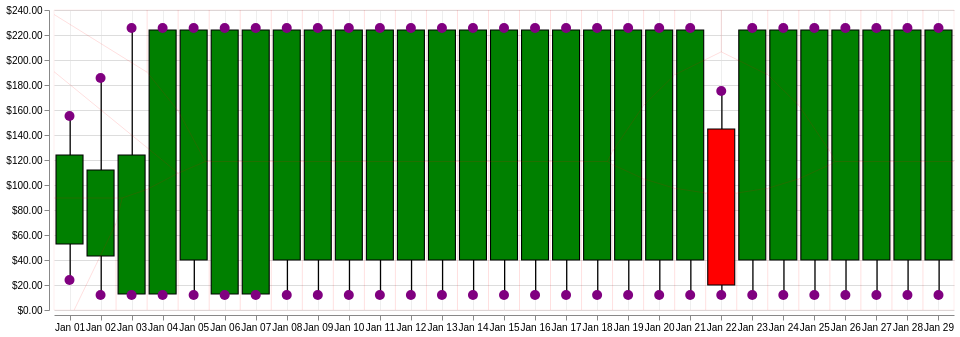

The specification (Vega-Lite) saved for this image:
### Vega specification from a JSON file in a GitHub repository (floating-point values rounded to 4 significant figures)
{"$schema": "https://vega.github.io/schema/vega/v5.json", "width": 900, "height": 300, "padding": 5, "data": [{"name": "contract", "values": [{"date": "2019-01-01", "open": 52.9, "high": 155.3, "low": 24.4, "close": 124.2, "symbol": "ZCN8"}, {"date": "2019-01-02", "open": 42.9, "high": 185.3, "low": 12.4, "close": 112.2, "symbol": "ZCN8"}, {"date": "2019-01-03", "open": 12.9, "high": 225.3, "low": 12.4, "close": 124.2, "symbol": "ZCN8"}, {"date": "2019-01-04", "open": 12.9, "high": 225.3, "low": 12.4, "close": 224.2, "symbol": "ZCN8"}, {"date": "2019-01-06", "open": 12.9, "high": 225.3, "low": 12.4, "close": 224.2, "symbol": "ZCN8"}, {"date": "2019-01-07", "open": 12.9, "high": 225.3, "low": 12.4, "close": 224.2, "symbol": "ZCN8"}, {"date": "2019-01-05", "open": 40.2, "high": 225.3, "low": 12.4, "close": 224.2, "symbol": "ZCN8"}, {"date": "2019-01-08", "open": 40.2, "high": 225.3, "low": 12.4, "close": 224.2, "symbol": "ZCN8"}, {"date": "2019-01-09", "open": 40.2, "high": 225.3, "low": 12.4, "close": 224.2, "symbol": "ZCN8"}, {"date": "2019-01-10", "open": 40.2, "high": 225.3, "low": 12.4, "close": 224.2, "symbol": "ZCN8"}, {"date": "2019-01-11", "open": 40.2, "high": 225.3, "low": 12.4, "close": 224.2, "symbol": "ZCN8"}, {"date": "2019-01-12", "open": 40.2, "high": 225.3, "low": 12.4, "close": 224.2, "symbol": "ZCN8"}, {"date": "2019-01-13", "open": 40.2, "high": 225.3, "low": 12.4, "close": 224.2, "symbol": "ZCN8"}, {"date": "2019-01-14", "open": 40.2, "high": 225.3, "low": 12.4, "close": 224.2, "symbol": "ZCN8"}, {"date": "2019-01-15", "open": 40.2, "high": 225.3, "low": 12.4, "close": 224.2, "symbol": "ZCN8"}, {"date": "2019-01-16", "open": 40.2, "high": 225.3, "low": 12.4, "close": 224.2, "symbol": "ZCN8"}, {"date": "2019-01-17", "open": 40.2, "high": 225.3, "low": 12.4, "close": 224.2, "symbol": "ZCN8"}, {"date": "2019-01-18", "open": 40.2, "high": 225.3, "low": 12.4, "close": 224.2, "symbol": "ZCN8"}, {"date": "2019-01-19", "open": 40.2, "high": 225.3, "low": 12.4, "close": 224.2, "symbol": "ZCN8"}, {"date": "2019-01-20", "open": 40.2, "high": 225.3, "low": 12.4, "close": 224.2, "symbol": "ZCN8"}, {"date": "2019-01-21", "open": 40.2, "high": 225.3, "low": 12.4, "close": 224.2, "symbol": "ZCN8"}, {"date": "2019-01-22", "open": 145.2, "high": 175.3, "low": 12.4, "close": 20.2, "symbol": "ZCN8"}, {"date": "2019-01-23", "open": 40.2, "high": 225.3, "low": 12.4, "close": 224.2, "symbol": "ZCN8"}, {"date": "2019-01-24", "open": 40.2, "high": 225.3, "low": 12.4, "close": 224.2, "symbol": "ZCN8"}, {"date": "2019-01-25", "open": 40.2, "high": 225.3, "low": 12.4, "close": 224.2, "symbol": "ZCN8"}, {"date": "2019-01-26", "open": 40.2, "high": 225.3, "low": 12.4, "close": 224.2, "symbol": "ZCN8"}, {"date": "2019-01-27", "open": 40.2, "high": 225.3, "low": 12.4, "close": 224.2, "symbol": "ZCN8"}, {"date": "2019-01-28", "open": 40.2, "high": 225.3, "low": 12.4, "close": 224.2, "symbol": "ZCN8"}, {"date": "2019-01-29", "open": 40.2, "high": 225.3, "low": 12.4, "close": 224.2, "symbol": "ZCN8"}], "format": {"parse": {"date": "date"}}}, {"name": "allPoints", "source": "contract", "transform": [{"type": "fold", "fields": ["low", "high"]}]}, {"name": "highlightedPoint", "source": "allPoints", "transform": [{"type": "filter", "expr": "hover && hover.datum.match === datum.match && hover.datum.date === datum.date"}]}], "signals": [{"name": "plotWidth", "update": "width / length(data('contract'))"}, {"name": "hover", "value": null, "on": [{"events": "@points_voronoi:mouseover", "update": "datum"}, {"events": "@points_voronoi:mouseout", "update": "null"}]}], "scales": [{"name": "xscale", "type": "utc", "range": "width", "domain": {"data": "contract", "field": "date"}, "padding": {"signal": "plotWidth / 2"}}, {"name": "yscale", "type": "linear", "range": "height", "round": true, "domain": {"data": "contract", "fields": ["high", "low"]}, "nice": true, "zero": false}], "axes": [{"orient": "bottom", "scale": "xscale", "format": "%b %d", "tickCount": "day", "grid": true, "gridOpacity": 0.5, "offset": {"value": 5}}, {"orient": "left", "scale": "yscale", "format": "$8.02f", "grid": true, "offset": {"value": 5}}], "marks": [{"type": "rect", "from": {"data": "contract"}, "encode": {"enter": {"fill": {"value": "black"}, "width": {"value": 1.3}}, "update": {"x": {"scale": "xscale", "field": "date"}, "y": {"scale": "yscale", "field": "high"}, "y2": {"scale": "yscale", "field": "low"}}}}, {"type": "rect", "from": {"data": "contract"}, "encode": {"enter": {"fill": [{"test": "datum.open < datum.close", "value": "green"}, {"value": "red"}], "stroke": {"value": "black"}, "strokeWidth": {"value": 1.1}}, "update": {"xc": {"scale": "xscale", "field": "date"}, "width": {"signal": "plotWidth / 1.15"}, "offset": {"signal": "plotWidth / 2"}, "y": {"scale": "yscale", "field": "open"}, "y2": {"scale": "yscale", "field": "close"}}, "tooltip": {"signal": "datum.date"}}}, {"name": "points_on_line", "from": {"data": "allPoints"}, "type": "symbol", "encode": {"update": {"fill": {"value": "purple"}, "size": {"value": 100}, "stroke": {"value": "transparent"}, "strokeWidth": {"value": 0.5}, "x": {"field": "date", "scale": "xscale"}, "y": {"field": "value", "scale": "yscale"}}}}, {"name": "points_voronoi", "type": "path", "from": {"data": "points_on_line"}, "encode": {"update": {"fill": {"value": "transparent"}, "strokeWidth": {"value": 0.35}, "stroke": {"value": "red"}, "strokeOpacity": {"value": 0.2}, "isVoronoi": {"value": true}, "tooltip": {"signal": "datum"}}}, "transform": [{"type": "voronoi", "x": "datum.x", "y": "datum.y", "size": [{"signal": "width"}, {"signal": "height"}]}]}, {"from": {"data": "highlightedPoint"}, "type": "symbol", "interactive": false, "encode": {"update": {"x": {"scale": "xscale", "field": "date"}, "y": {"scale": "yscale", "field": "height"}, "stroke": {"value": "green"}, "strokeWidth": {"value": 4}, "fill": {"value": "white"}, "size": {"value": 150}, "strokeOpacity": {"value": 0.3}}}}]}
